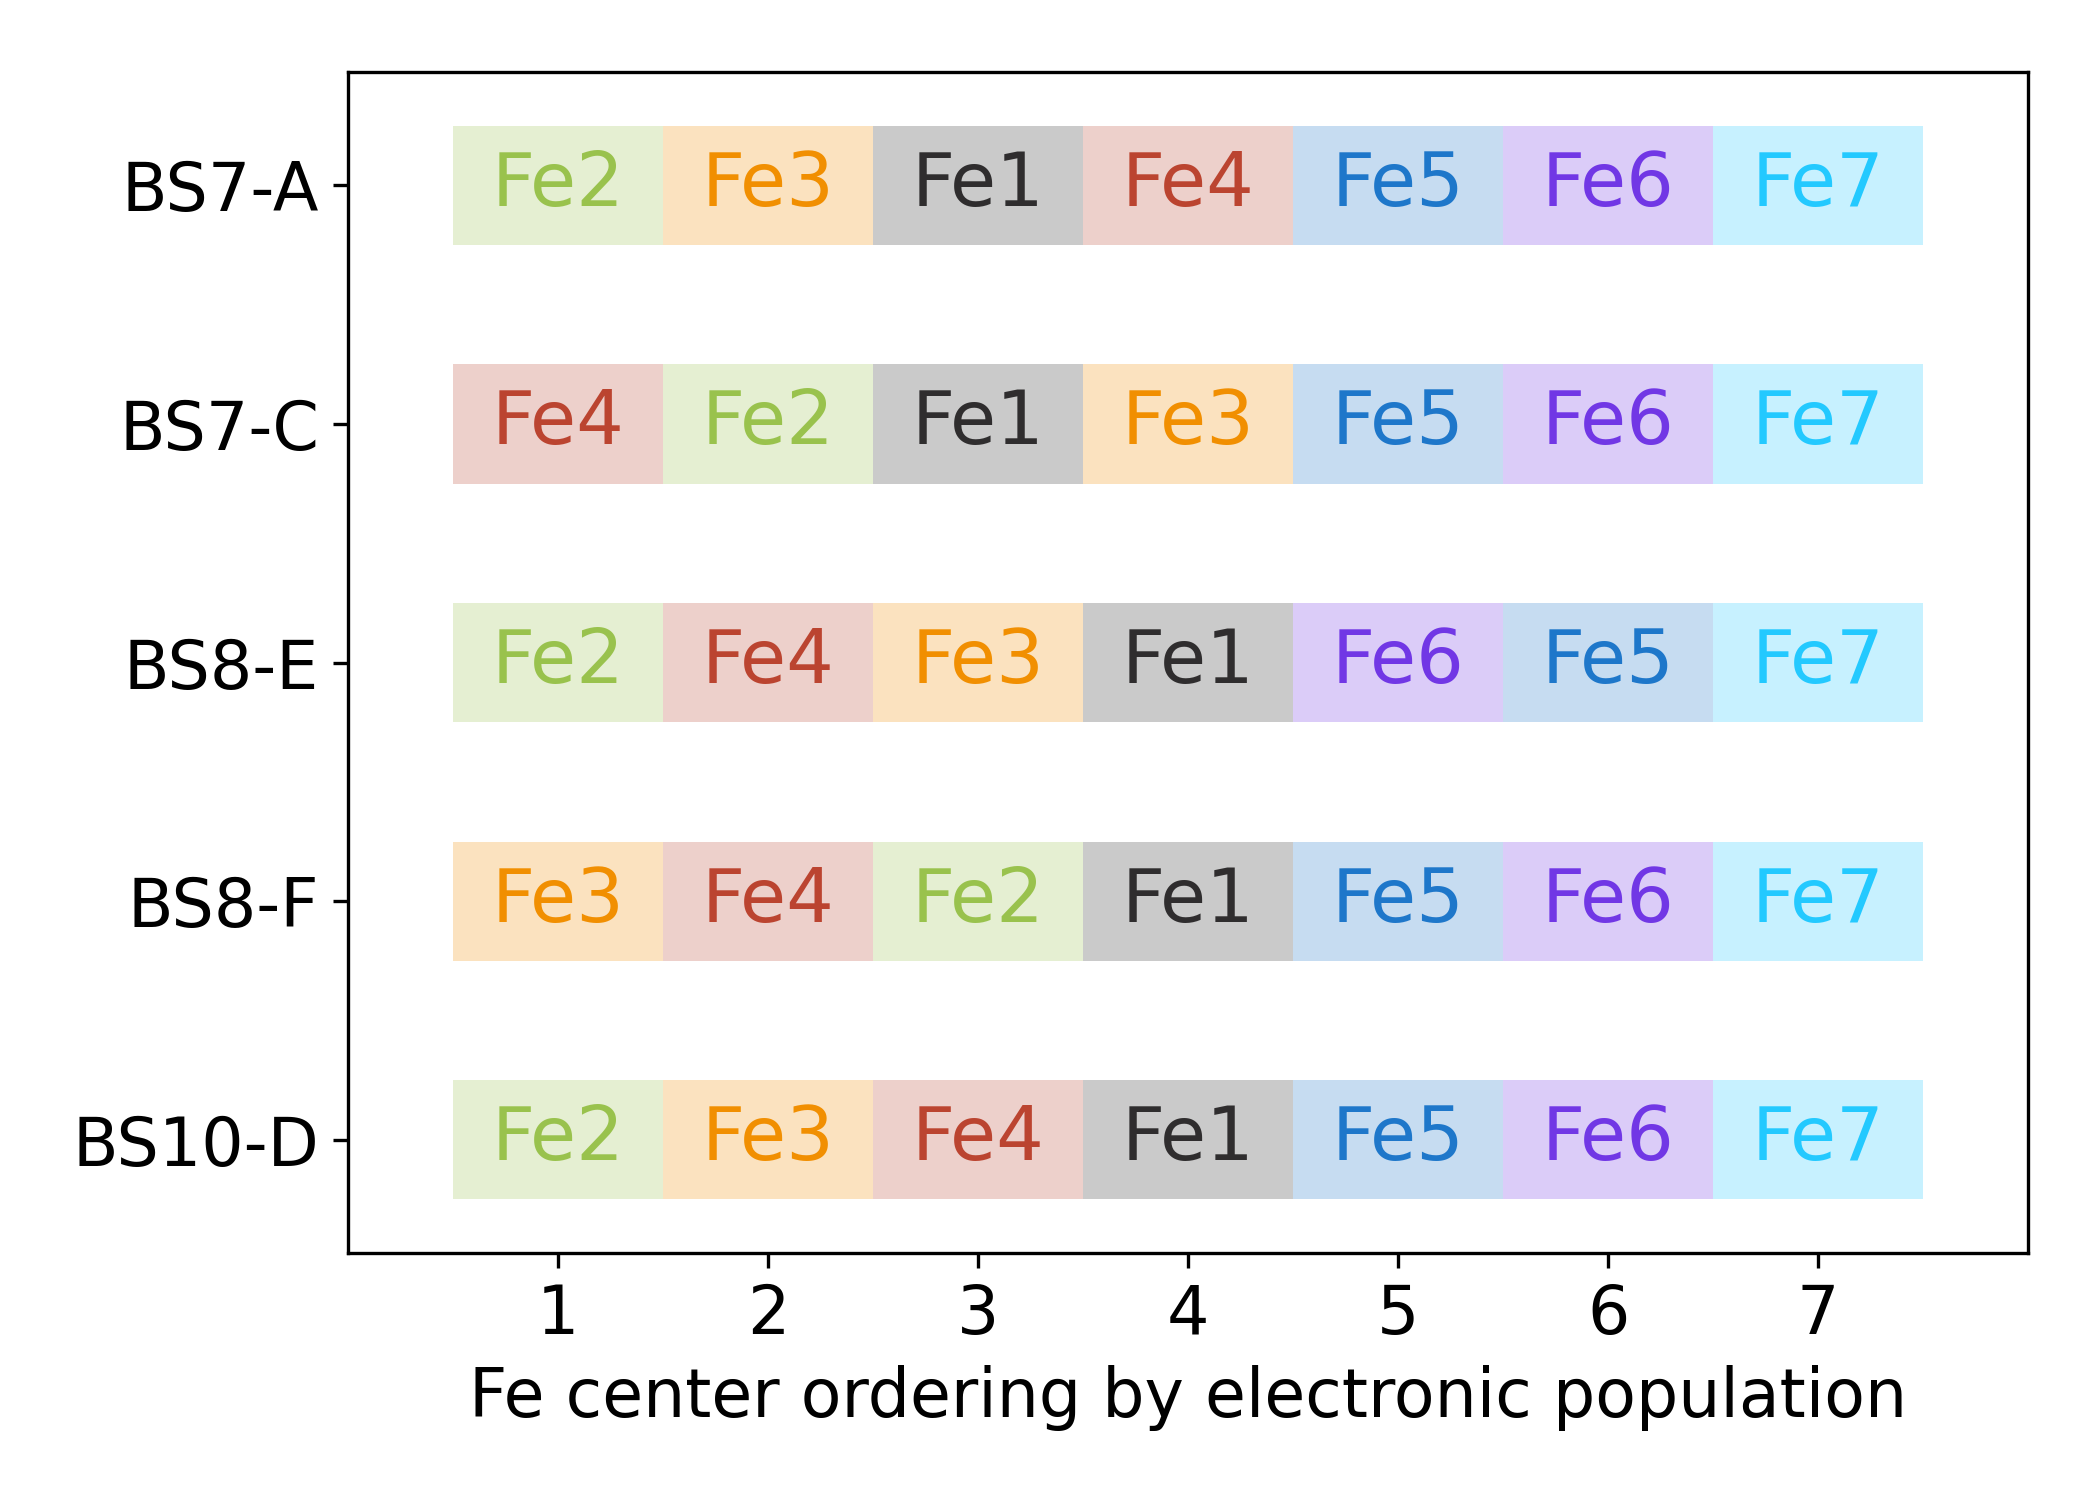

Write Python code to recreate this figure.
# ---------------------------------------------------------------------------
# Copyright (C) 2026 Huanchen Zhai. All Rights Reserved.
# 
# This program is free software: you can redistribute it and/or modify
# it under the terms of the GNU General Public License as published by
# the Free Software Foundation, either version 3 of the License, or
# (at your option) any later version.
# 
# This program is distributed in the hope that it will be useful,
# but WITHOUT ANY WARRANTY; without even the implied warranty of
# MERCHANTABILITY or FITNESS FOR A PARTICULAR PURPOSE.  See the
# GNU General Public License for more details.
# 
# You should have received a copy of the GNU General Public License
# along with this program.  If not, see <https://www.gnu.org/licenses/>.
# ---------------------------------------------------------------------------


import matplotlib.pyplot as plt
import numpy as np, json

plt.rcParams.update({'font.size': 16})
plt.figure(figsize=(7, 5))

data = json.load(open("../20-Data/90-colors.json", "r", encoding='utf-8'))
data |= json.load(open("../20-Data/80-bs-states.json", "r", encoding='utf-8'))
data |= json.load(open("../20-Data/14-large-uccsd.json", "r", encoding='utf-8'))

bs_init = data['bs']
bs_map = data['name_x']
colors = data['colors']

ia = 3
prop_uccsd = np.array([min([(x['uccsd'], x['uccsd(t)'], x.get('uccsd-elec-pop-noryd', [0.0] * 8))
    for x in data['large_uccsd'][str(ia)][str(ix)] if 'uccsd' in x] + [(0, 0, [0.0] * 8)])[2] for ix in range(35)])
prop_order = [np.argsort(x) for x in prop_uccsd]

inits = [18, 25, 26, 27, 8]
femap = [0, 1, 4, 3, 2, 5, 7, 6]

for ix, init in enumerate(inits):
    for jx in range(7):
        plt.barh(ix, 1, left=jx + 0.5, color=colors[prop_order[init][jx]], height=0.5, alpha=0.25)

for ix, init in enumerate(inits):
    for jx in range(7):
        plt.text(jx + 1, ix, 'Fe%d' % femap[prop_order[init][jx] + 1], color=colors[prop_order[init][jx]], fontsize=18,
            ha='center', va='center', zorder=10)

plt.yticks([0, 1, 2, 3, 4], [bs_map[str(ix)] for ix in inits])
plt.xlim(0, 8)
plt.xticks(list(range(1, 8)))

plt.gca().invert_yaxis()
plt.xlabel('Fe center ordering by electronic population')
plt.tight_layout()
plt.savefig('17-sm-large-pop-order-d.png', dpi=300)
